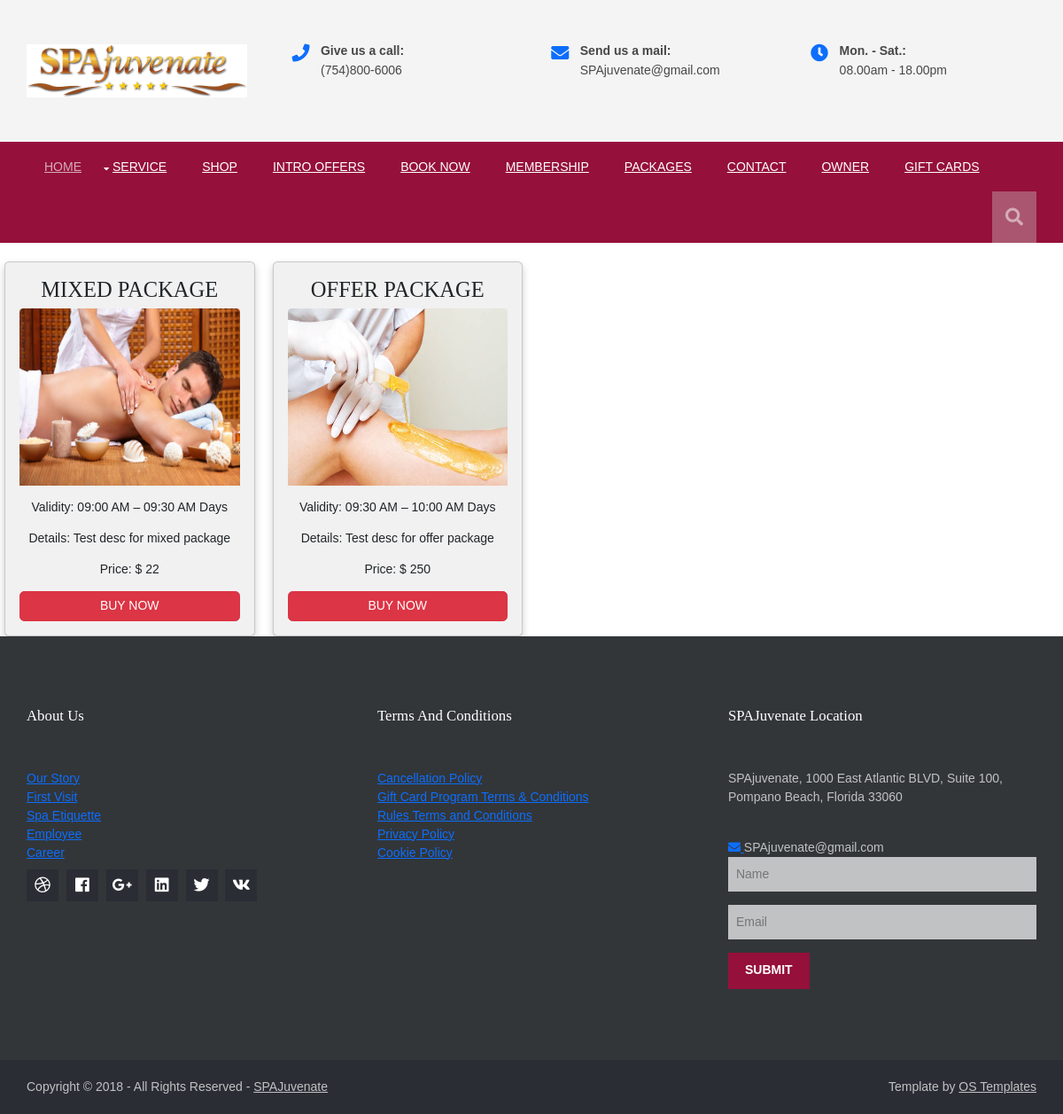
Before: /packages with the older database file.
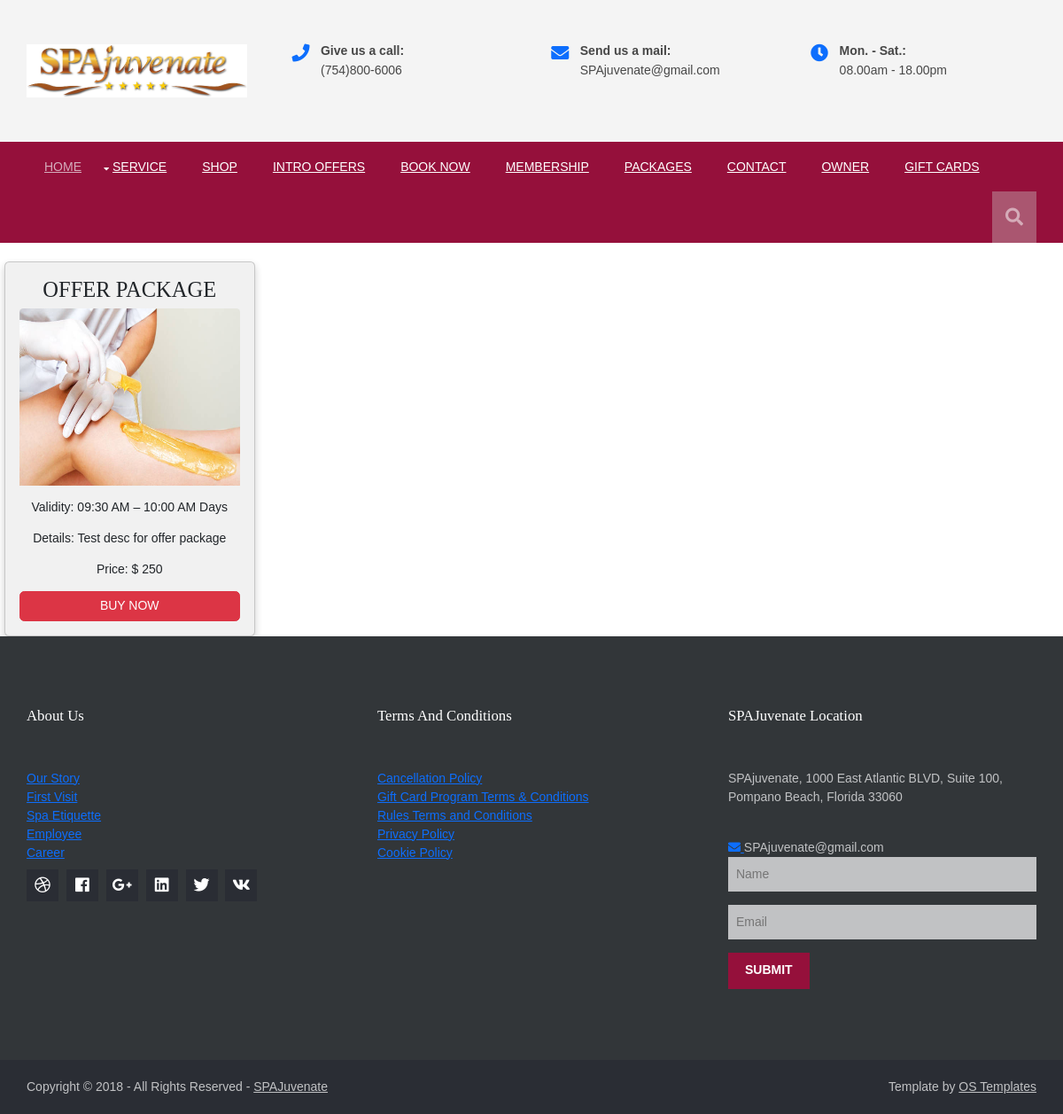
After: the same page with the newer database file.
### owner/models.py (models this page shows, shortened)
class Package(models.Model):
    name = models.CharField(max_length=150,unique=True)
    price = models.PositiveIntegerField(null=True)
    desc = models.CharField(max_length=200,null=True,blank=True)
    image=models.ImageField(upload_to="images/",null=True)
    status=models.BooleanField(default=True,null=True)
    timeslot=models.ForeignKey(Timeslots,on_delete=models.CASCADE)

### customer/models.py (models this page shows)
class Timeslots(models.Model):
    time=models.CharField(max_length=200,unique=True)
    options=(
        ("available","available"),
        ("pending","pending"),
        ("booked","booked"),)
    status=models.CharField(max_length=100,choices=options,default="available")
    def __str__(self):
        return self.time

### customer/views.py (the view)
# urls.py: path("packages", views.PackageView.as_view(), name="packages")
class PackageView(ListView):
    template_name = "packages.html"
    model = Package
    context_object_name = "packages"

### customer/templates/packages.html (shortened to what this page needs)
{%extends 'base.html'%}
{%block body%}
<!DOCTYPE html>
<html>
<head>
</head>
<body>
    <br>
{%if packages%}
<div class="row">
{%for package in packages%}
  <div class="column">
    <div class="card">
      <h3>{{package.name}}</h3>
      <p><img class="card-img-top" src="{{package.image.url}}" style="width:100%;height:200px;" alt="Card image cap" /></p>
      <p>Validity: {{package.timeslot}} Days</p>
      <p>Details: {{package.desc}}</p>
      <p>Price: $ {{package.price}}</p>
      <button type="button" class="btn btn-danger">Buy Now</button>
    </div>
  </div>
{%endfor%}
</div>
</body>
</html>
{%else%}
<div class="py-5">
    <div class="row justify-content-center mb-3">
      <center><strong>Sorry! No Packages found at the moment</strong></center>
    </div>
</div>
{%endif%}
{%endblock%}

Changed rows visible on the page:
removed Package: name "MIXED PACKAGE", image (picture), timeslot "09:00 AM – 09:30 AM", desc "Test desc for mixed package", price "22"
